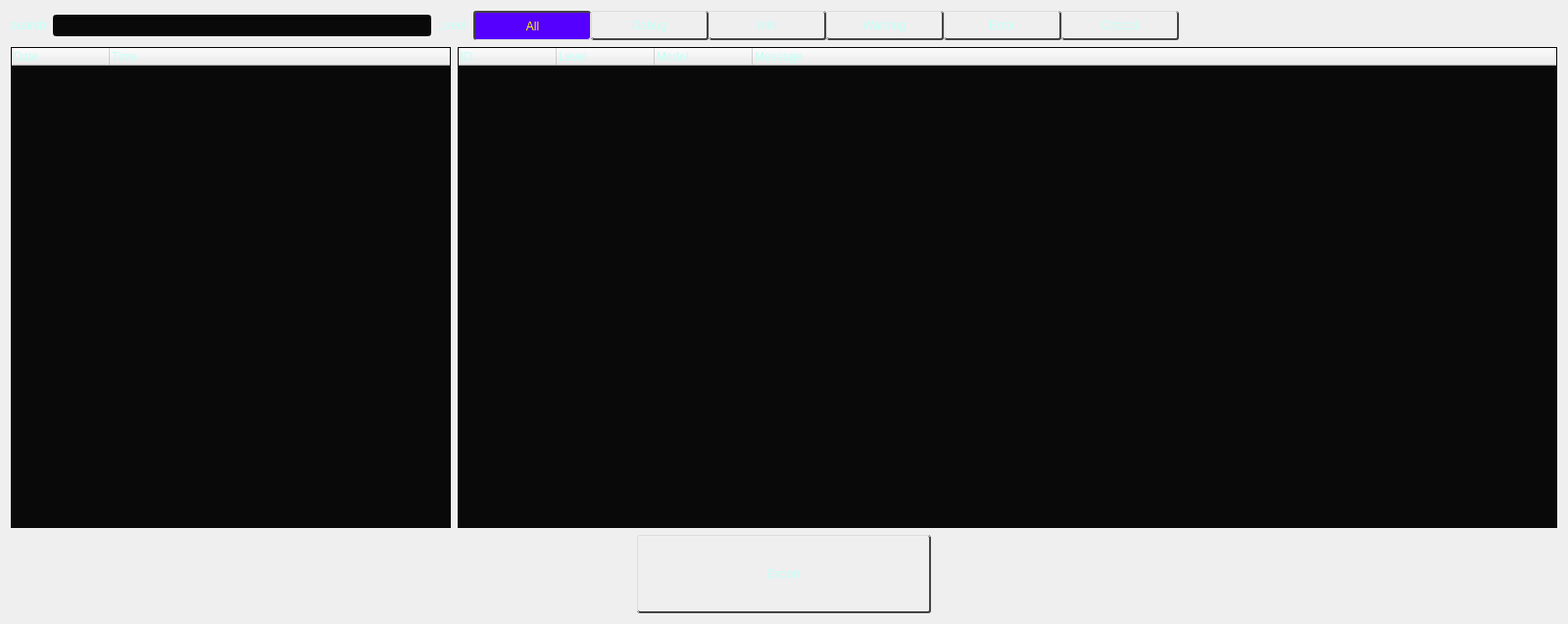
<?xml version="1.0" encoding="UTF-8"?>
<ui version="4.0">
 <class>DlgLogViewer</class>
 <widget class="QDialog" name="DlgLogViewer">
  <property name="geometry">
   <rect>
    <x>0</x>
    <y>0</y>
    <width>1600</width>
    <height>637</height>
   </rect>
  </property>
  <property name="minimumSize">
   <size>
    <width>1600</width>
    <height>0</height>
   </size>
  </property>
  <property name="windowTitle">
   <string>Dialog</string>
  </property>
  <property name="styleSheet">
   <string notr="true">QWidget{
	font: 18px &quot;Arial&quot;;
	color:rgb(197, 255, 246);
}

QDialog{
	background-color: qlineargradient(x1: 0, y1: 0, x2: 1, y2: 1,
                                 stop: 0 #848484, stop: 0.4 #a4a4a4,
                                 stop: 0.5 #a4a4a4, stop: 1.0 #848484);
}

QPushButton{
	color: rgb(197, 255, 246);
	/*background-color: rgb(0, 0, 127);*/
	background-color: qlineargradient(x1: 0, y1: 0, x2: 0, y2: 1,
                                 stop: 0 rgb(0, 0, 127), stop: 0.2 rgb(112, 118, 139),
                                 stop: 0.4 rgb(155, 155, 155), stop: 1.0  rgb(0, 0, 127));
	border-radius:3px;
	border-top:1px solid #ddd;
	border-left:1px solid #ddd;
	border-bottom:2px solid #444;
	border-right:2px solid #444;
}

QPushButton:checked{
	color: rgb(255, 255, 0);
	background-color:rgb(85, 0, 255);
	border-bottom:1px solid #ddd;
	border-right:1px solid #ddd;
	border-top:2px solid #444;
	border-left:2px solid #444;
}

QHeaderView:section{
	background-color: qlineargradient(x1: 0, y1: 1, x2: 1, y2: 0,
                                 stop: 0 rgb(0, 0, 127), 
								 /*stop: 0.2 rgb(0, 0, 127),*/
								 stop: 1 rgb(112, 118, 139));
	color:rgb(197, 255, 246);
	font: 16px &quot;Arial&quot;;
}

QTreeWidget{
	outline:0px;
	background-color:#090909;
	color:#F4EDFF;
}

QTreeWidget::item, QTreeWidget::branch{
	margin-top:1px;
	margin-bottom:1px;
	background-color:#353534;
	color:#F4EDFF;
}

QTreeWidget::item:selected, QTreeWidget::branch:selected{
	background-color:rgb(88, 56, 100);
}

QTreeWidget::branch:closed:has-children{
	image:url(image/arrow-right.png)
}

QTreeWidget::branch:open:has-children{
	image:url(image/arrow-down.png)
}

QLineEdit{
	background-color:#090909;
}
</string>
  </property>
  <layout class="QGridLayout" name="gridLayout" columnstretch="2,5">
   <property name="spacing">
    <number>7</number>
   </property>
   <item row="0" column="0" colspan="2">
    <layout class="QHBoxLayout" name="horizontalLayout_2">
     <item>
      <widget class="QLabel" name="label_2">
       <property name="text">
        <string>search</string>
       </property>
      </widget>
     </item>
     <item>
      <widget class="QLineEdit" name="ledSearch"/>
     </item>
     <item>
      <widget class="QLabel" name="label">
       <property name="text">
        <string>Level</string>
       </property>
      </widget>
     </item>
     <item>
      <layout class="QHBoxLayout" name="horizontalLayout">
       <property name="spacing">
        <number>0</number>
       </property>
       <item>
        <widget class="QPushButton" name="btnAll">
         <property name="minimumSize">
          <size>
           <width>120</width>
           <height>30</height>
          </size>
         </property>
         <property name="text">
          <string>All</string>
         </property>
         <property name="checkable">
          <bool>true</bool>
         </property>
         <property name="checked">
          <bool>true</bool>
         </property>
        </widget>
       </item>
       <item>
        <widget class="QPushButton" name="btnDebug">
         <property name="minimumSize">
          <size>
           <width>120</width>
           <height>30</height>
          </size>
         </property>
         <property name="text">
          <string>Debug</string>
         </property>
         <property name="checkable">
          <bool>true</bool>
         </property>
        </widget>
       </item>
       <item>
        <widget class="QPushButton" name="btnInfo">
         <property name="minimumSize">
          <size>
           <width>120</width>
           <height>30</height>
          </size>
         </property>
         <property name="text">
          <string>Info</string>
         </property>
         <property name="checkable">
          <bool>true</bool>
         </property>
        </widget>
       </item>
       <item>
        <widget class="QPushButton" name="btnWarning">
         <property name="minimumSize">
          <size>
           <width>120</width>
           <height>30</height>
          </size>
         </property>
         <property name="text">
          <string>Warning</string>
         </property>
         <property name="checkable">
          <bool>true</bool>
         </property>
        </widget>
       </item>
       <item>
        <widget class="QPushButton" name="btnError">
         <property name="minimumSize">
          <size>
           <width>120</width>
           <height>30</height>
          </size>
         </property>
         <property name="text">
          <string>Error</string>
         </property>
         <property name="checkable">
          <bool>true</bool>
         </property>
        </widget>
       </item>
       <item>
        <widget class="QPushButton" name="btnCritical">
         <property name="minimumSize">
          <size>
           <width>120</width>
           <height>30</height>
          </size>
         </property>
         <property name="text">
          <string>Critical</string>
         </property>
         <property name="checkable">
          <bool>true</bool>
         </property>
        </widget>
       </item>
      </layout>
     </item>
     <item>
      <spacer name="horizontalSpacer">
       <property name="orientation">
        <enum>Qt::Horizontal</enum>
       </property>
       <property name="sizeHint" stdset="0">
        <size>
         <width>40</width>
         <height>20</height>
        </size>
       </property>
      </spacer>
     </item>
    </layout>
   </item>
   <item row="1" column="0">
    <widget class="QTreeWidget" name="treeLogList">
     <property name="minimumSize">
      <size>
       <width>300</width>
       <height>0</height>
      </size>
     </property>
     <property name="styleSheet">
      <string notr="true"/>
     </property>
     <property name="autoExpandDelay">
      <number>-1</number>
     </property>
     <property name="animated">
      <bool>true</bool>
     </property>
     <property name="expandsOnDoubleClick">
      <bool>true</bool>
     </property>
     <column>
      <property name="text">
       <string>Date</string>
      </property>
     </column>
     <column>
      <property name="text">
       <string>Time</string>
      </property>
     </column>
    </widget>
   </item>
   <item row="1" column="1">
    <widget class="QTreeWidget" name="treeLogView">
     <property name="styleSheet">
      <string notr="true"/>
     </property>
     <property name="alternatingRowColors">
      <bool>false</bool>
     </property>
     <column>
      <property name="text">
       <string>ID</string>
      </property>
     </column>
     <column>
      <property name="text">
       <string>Level</string>
      </property>
     </column>
     <column>
      <property name="text">
       <string>Model</string>
      </property>
     </column>
     <column>
      <property name="text">
       <string>Message</string>
      </property>
     </column>
    </widget>
   </item>
   <item row="2" column="0" colspan="2">
    <layout class="QHBoxLayout" name="horizontalLayout_3">
     <item>
      <widget class="NaviButton" name="btnExport">
       <property name="minimumSize">
        <size>
         <width>0</width>
         <height>80</height>
        </size>
       </property>
       <property name="maximumSize">
        <size>
         <width>300</width>
         <height>16777215</height>
        </size>
       </property>
       <property name="text">
        <string>Export</string>
       </property>
      </widget>
     </item>
    </layout>
   </item>
  </layout>
 </widget>
 <customwidgets>
  <customwidget>
   <class>NaviButton</class>
   <extends>QPushButton</extends>
   <header>FunctionLib_UI/WidgetButton.h</header>
  </customwidget>
 </customwidgets>
 <resources/>
 <connections/>
</ui>
